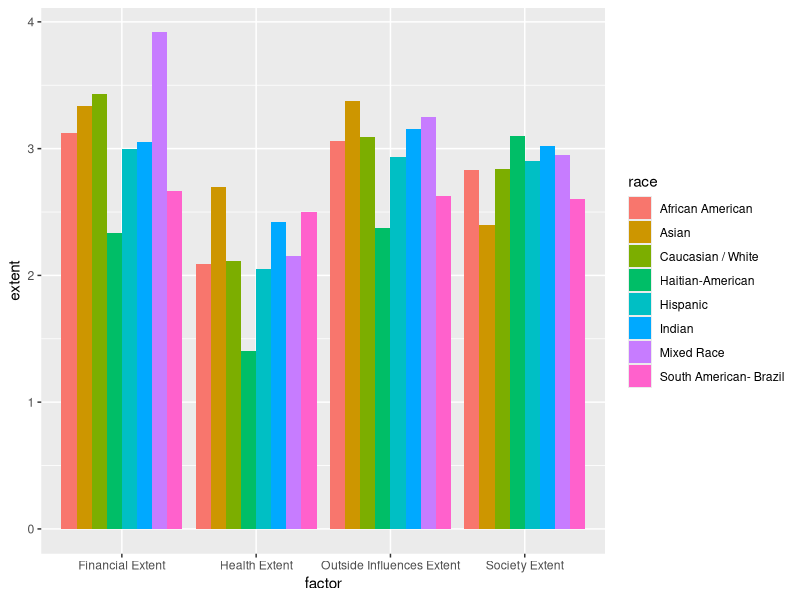
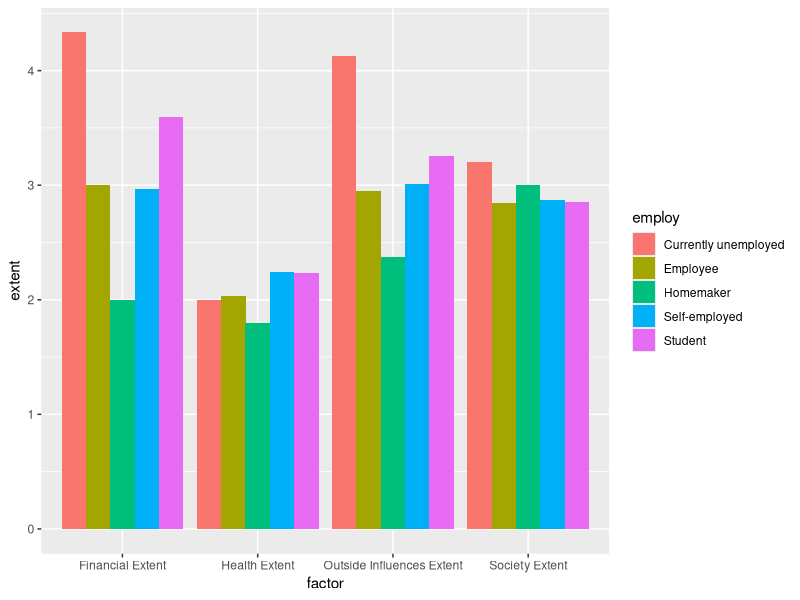
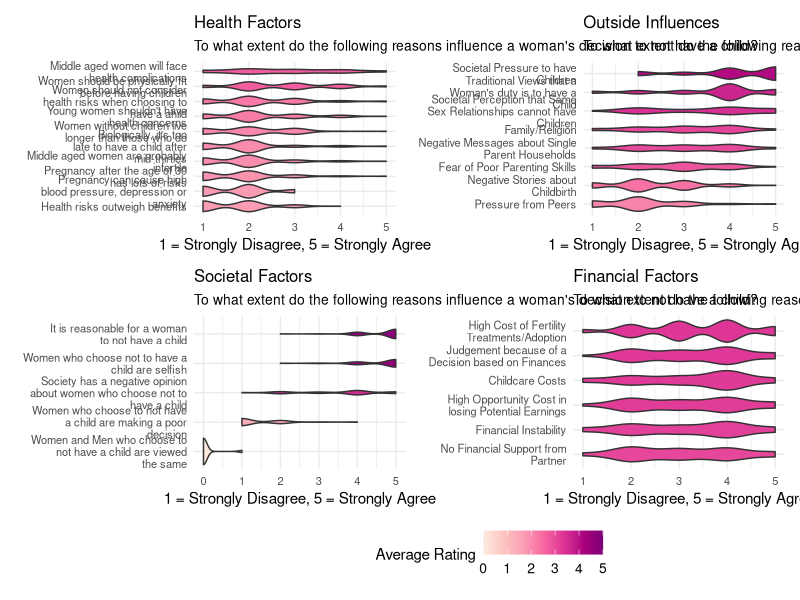
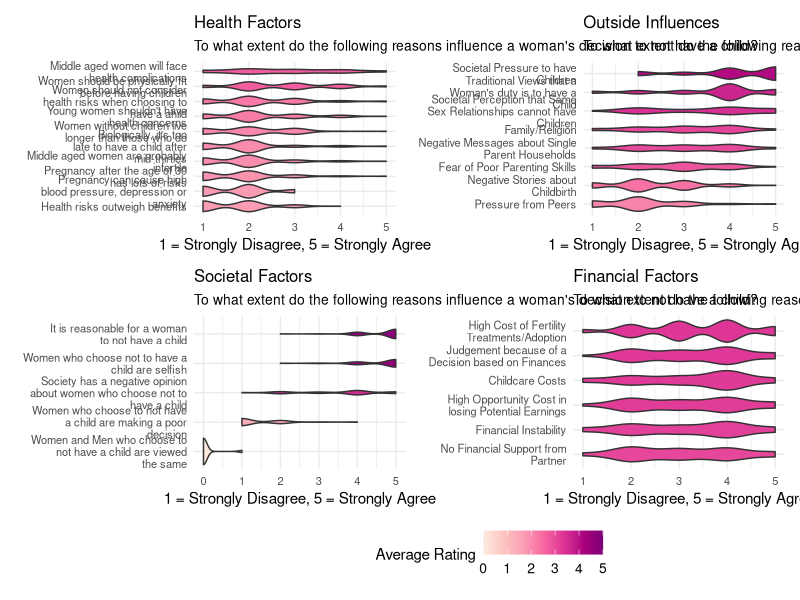

Reproduce these figures in R, in order.
## ---- chunk 1
knitr::opts_chunk$set(echo = TRUE)
## ---- chunk 2
library(readr)
library(tidyverse)
library(patchwork)
nj <- read_csv("njsurvey.csv")
q <- read_csv("questions.csv")

nj <- nj %>%
  subset(Gender != "Male")

nj <- subset (nj, select = -Q7) %>%
  rename(employ = "Employment Status")

financial <- nj %>%
  subset(select = -c(Q8:Q30)) %>%
  rename(race = "Race/Ethnicity")
financial <- financial %>% pivot_longer(
    cols = starts_with("Q"),
    names_to = "question",
    values_to = "extent",
    values_drop_na = TRUE
  )

society <- nj %>%
  subset(select = -c(Q1:Q6, Q13:Q30)) %>%
  rename(race = "Race/Ethnicity")
society <- society %>% pivot_longer(
    cols = starts_with("Q"),
    names_to = "question",
    values_to = "extent",
    values_drop_na = TRUE
  )

outinfluences <- nj %>%
  subset(select = -c(Q1:Q12, Q21:Q30)) %>%
  rename(race = "Race/Ethnicity")
outinfluences <- outinfluences %>% pivot_longer(
    cols = starts_with("Q"),
    names_to = "question",
    values_to = "extent",
    values_drop_na = TRUE
  )

health <- nj %>%
  subset(select = -c(Q1:Q20)) %>%
  rename(race = "Race/Ethnicity")
health <- health %>% pivot_longer(
    cols = starts_with("Q"),
    names_to = "question",
    values_to = "extent",
    values_drop_na = TRUE
  )



## ---- chunk 3
race_financial <- financial %>%
  group_by(race) %>%
  summarise(mean(extent))%>%
  rename("Financial Extent" = "mean(extent)")

race_society <- society %>%
  group_by(race) %>%
  summarise(mean(extent)) %>%
  rename("Society Extent" = "mean(extent)")

race_outinfluences <- outinfluences %>%
  group_by(race) %>%
  summarise(mean(extent)) %>%
  rename("Outside Influences Extent" = "mean(extent)")

race_health <- health %>%
  group_by(race) %>%
  summarise(mean(extent)) %>%
  rename("Health Extent" = "mean(extent)")

df_list <- list(race_financial, race_society, race_outinfluences, race_health)

race_factors <- df_list %>% reduce(full_join, by='race')


## ---- chunk 4
race_factors <- pivot_longer(race_factors, cols = !race, names_to = "factor", values_to = "extent")
## ---- chunk 5
ggplot(race_factors, aes(x= factor, y = extent)) +
  geom_bar(aes(fill = race), stat = "identity",position = "dodge")
## ---- chunk 6
employ_financial <- financial %>%
  group_by(employ) %>%
  summarise(mean(extent))%>%
  rename("Financial Extent" = "mean(extent)")

employ_society <- society %>%
  group_by(employ) %>%
  summarise(mean(extent)) %>%
  rename("Society Extent" = "mean(extent)")

employ_outinfluences <- outinfluences %>%
  group_by(employ) %>%
  summarise(mean(extent)) %>%
  rename("Outside Influences Extent" = "mean(extent)")

employ_health <- health %>%
  group_by(employ) %>%
  summarise(mean(extent)) %>%
  rename("Health Extent" = "mean(extent)")

df_list <- list(employ_financial, employ_society, employ_outinfluences, employ_health)

employ_factors <- df_list %>% reduce(full_join, by='employ')

employ_factors <- pivot_longer(employ_factors, cols = !employ, names_to = "factor", values_to = "extent")


ggplot(employ_factors, aes(x= factor, y = extent)) +
  geom_bar(aes(fill = employ), stat = "identity",position = "dodge")

## ---- chunk 7
question_nums <- unique(health$question)
question_text <- c("Middle aged women are probably infertile", "Middle aged women will face health complications", "Women without children live longer than those who do", "Women should be physically fit before having children", "Pregnancy can cause high blood pressure, depression or anxiety", "Health risks outweigh benefits", "Young women shouldn't have health concerns","Women should not consider health risks when choosing to have a ahild", "Pregnancy after the age of 30 has lots of risks", "Biologically, it's too late to have a child after mid-thirties")

health$question_text <- plyr::mapvalues(health$question, 
          from = question_nums, 
          to = question_text)

health <- health %>% 
  group_by(question_text) %>% 
  mutate(avg_extent = mean(extent))

p1 <- ggplot(health, aes(x = extent, y= reorder(question_text, extent, mean), fill = avg_extent)) +
  geom_violin() +
  labs(title = "Health Factors",
       subtitle = "To what extent do the following reasons influence a woman's decision to not have a child?",
       x = "1 = Strongly Disagree, 5 = Strongly Agree", 
       y = element_blank(),
       fill = "Average Rating") +
  scale_fill_distiller(palette = "RdPu", direction = 1, limits = c(0, 5)) +
  scale_y_discrete(labels = function(x) stringr::str_wrap(x, width = 30)) +
  theme_minimal() +
  theme(legend.position = "bottom",
        legend.text=element_text(size=10),
        axis.text=element_text(size=8),
        plot.title=element_text(size=12),
        plot.subtitle=element_text(size=10)) 
## ---- chunk 8
question_nums <- unique(outinfluences$question)
question_text <- c("Negative Stories about Childbirth", "Negative Messages about Single Parent Households", "Family/Religion", "Pressure from Peers", "Fear of Poor Parenting Skills", "Societal Pressure to have Children", "Societal Perception that Same Sex Relationships cannot have Children", "Traditional Views that a Woman's duty is to have a Child")

outinfluences$question_text <- plyr::mapvalues(outinfluences$question, 
          from = question_nums, 
          to = question_text)

outinfluences <- outinfluences %>% 
  group_by(question_text) %>% 
  mutate(avg_extent = mean(extent))

p2 <- ggplot(outinfluences, aes(x = extent, y= reorder(question_text, extent, mean), fill = avg_extent)) +
  geom_violin() +
  labs(title = "Outside Influences",
       subtitle = "To what extent do the following reasons influence a woman's decision to not have a child?", 
       x = "1 = Strongly Disagree, 5 = Strongly Agree", 
       y = element_blank(), 
       fill = "Average Rating") +
  scale_fill_distiller(palette = "RdPu", direction = 1, limits = c(0, 5)) +
  scale_y_discrete(labels = function(x) stringr::str_wrap(x, width = 30)) +
  theme_minimal() +
  theme(legend.position = "bottom",
        legend.text=element_text(size=10),
        axis.text=element_text(size=8),
        plot.title=element_text(size=12),
        plot.subtitle=element_text(size=10))
## ---- chunk 9
question_nums <- unique(society$question)
question_text <- c("It is reasonable for a woman to not have a child", "Society has a negative opinion about women who choose not to have a child", "Women who choose to not have a child are making a poor decision", "Women and Men who choose to not have a child are viewed the same", "Women who choose not to have a child are selfish")

society$question_text <- plyr::mapvalues(society$question, 
          from = question_nums, 
          to = question_text)

society <- society %>% 
  group_by(question_text) %>% 
  mutate(avg_extent = mean(extent))

p3 <- ggplot(society, aes(x = extent, y= reorder(question_text, extent, mean), fill = avg_extent)) +
  geom_violin() +
  labs(title = "Societal Factors",
       subtitle = "To what extent do the following reasons influence a woman's decision to not have a child?", 
       x = "1 = Strongly Disagree, 5 = Strongly Agree", 
       y = element_blank(),
       fill = "Average Rating") +
  scale_fill_distiller(palette = "RdPu", direction = 1, limits = c(0, 5)) +
  scale_y_discrete(labels = function(x) stringr::str_wrap(x, width = 30)) +
  theme_minimal() +
  theme(legend.position = "bottom",
        legend.text=element_text(size=10),
        axis.text=element_text(size=8),
        plot.title=element_text(size=12),
        plot.subtitle=element_text(size=10)) 
## ---- chunk 10
question_nums <- unique(financial$question)
question_text <- c("Financial Instability", "Childcare Costs", "Judgement because of a Decision based on Finances", "High Opportunity Cost in losing Potential Earnings", "High Cost of Fertility Treatments/Adoption", "No Financial Support from Partner")

financial$question_text <- plyr::mapvalues(financial$question, 
          from = question_nums, 
          to = question_text)

financial <- financial %>% 
  group_by(question_text) %>% 
  mutate(avg_extent = mean(extent))

p4 <- ggplot(financial, aes(x = extent, y= reorder(question_text, extent, mean), fill = avg_extent)) +
  geom_violin() +
  labs(title = "Financial Factors",
       subtitle = "To what extent do the following reasons influence a woman's decision to not have a child?", 
       x = "1 = Strongly Disagree, 5 = Strongly Agree", 
       y = element_blank(),
       fill = "Average Rating") +
  scale_fill_distiller(palette = "RdPu", direction = 1, limits = c(0, 5)) +
  scale_y_discrete(labels = function(x) stringr::str_wrap(x, width = 30)) +
  theme_minimal() +
  theme(legend.position = "bottom",
        legend.text=element_text(size=10),
        axis.text=element_text(size=8),
        plot.title=element_text(size=12),
        plot.subtitle=element_text(size=10)) 
## ---- chunk 11
(p1 + p2) / (p3 + p4) + plot_layout(guides = "collect") &
  theme(legend.position = "bottom")
ggsave("ratings.pdf")
